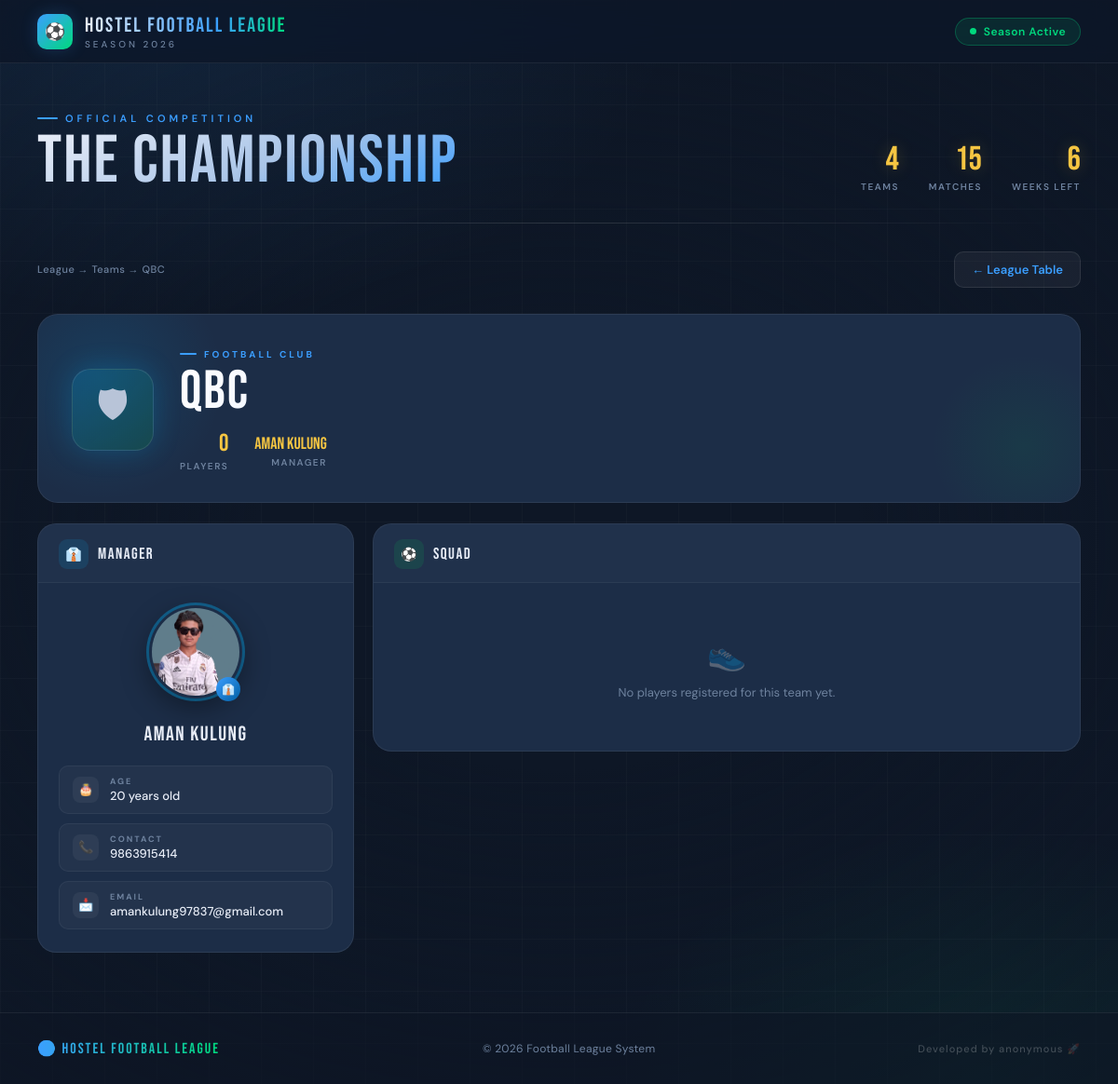
Before: /team/8/ with the older database file.
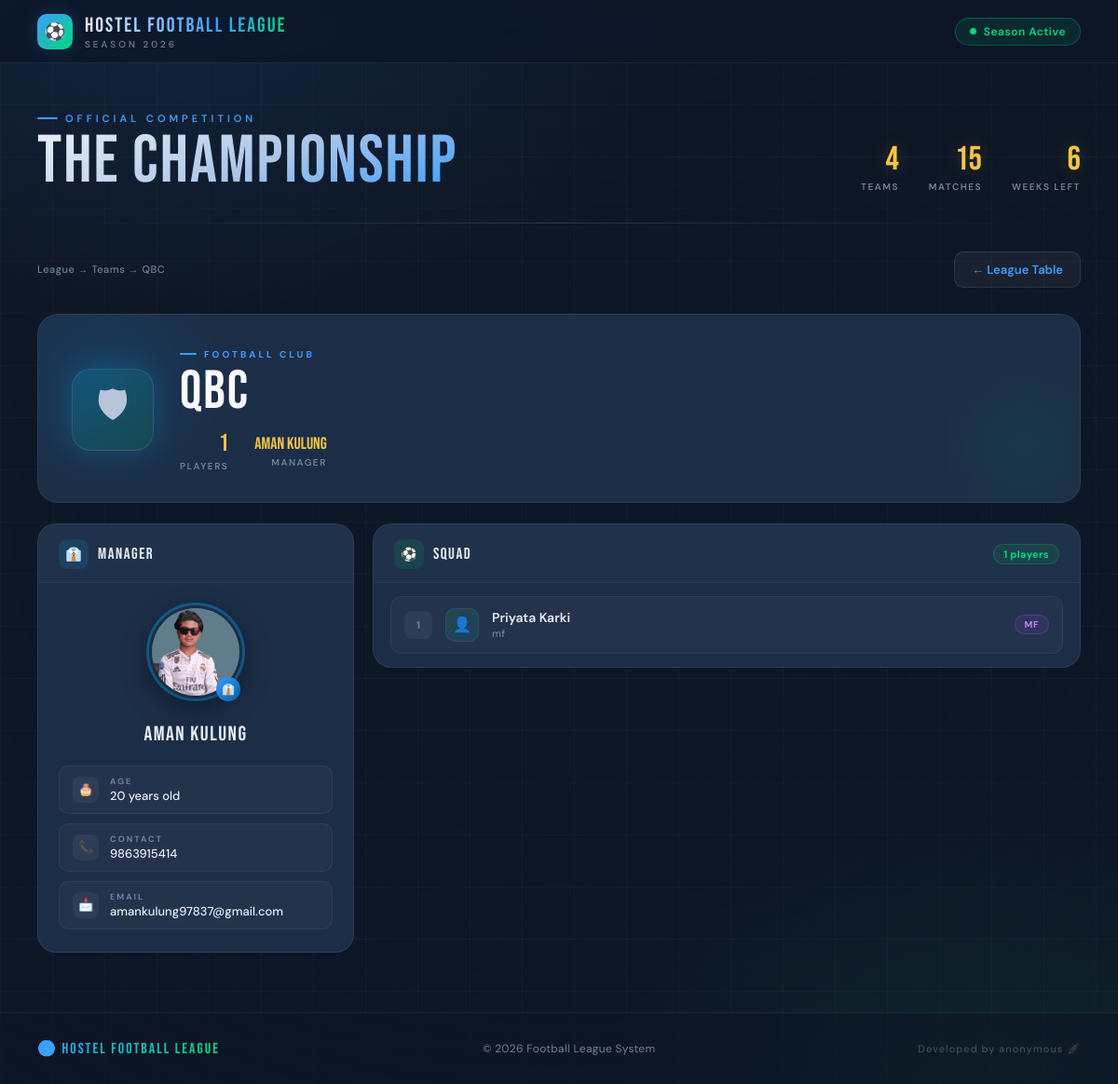
After: the same page with the newer database file.
### league/models.py (models this page shows, shortened)
class Player(models.Model):
    team = models.ForeignKey(Team, on_delete=models.CASCADE)
    name = models.CharField(max_length=100)
    position = models.CharField(max_length=50)

### league/views.py (the view)
# urls.py: path('team/<int:pk>/', views.team_detail, name='detail'),
def team_detail(request, pk):
    team = get_object_or_404(Team, id=pk)
    manager = Manager.objects.filter(team=team).first()
    players = Player.objects.filter(team=team)
    return render(request, "detail.html", {
        "team": team,
        "manager": manager,
        "players": players
    })

### league/templates/detail.html (shortened to what the changed rows need)
{% extends 'base.html' %}
{% block content %}
<div class="team-hero">
    <div class="team-hero-info">
        <div class="team-hero-stats">
            <div class="hero-stat">
                <div class="hero-stat-val">{{ players|length }}</div>
                <div class="hero-stat-label">Players</div>
            </div>
        </div>
    </div>
</div>
<div class="detail-grid">
    <div class="players-card">
        <div class="players-card-header">
            <div class="players-card-header-left">
                <div class="section-icon" style="background: rgba(0,200,83,0.12);">⚽</div>
                <div class="section-title">Squad</div>
            </div>
            {% if players %}
                <span class="player-count-badge">{{ players|length }} players</span>
            {% endif %}
        </div>
        <div class="players-list">
            {% for p in players %}
            <div class="player-item">
                <div class="player-number">{{ forloop.counter }}</div>
                <div class="player-avatar">👤</div>
                <div class="player-info">
                    <div class="player-name">{{ p.name }}</div>
                    <div class="player-position">{{ p.position }}</div>
                </div>
                <span class="position-pill
                    {% with pos=p.position|lower %}
                        {% if 'keeper' in pos or 'gk' in pos or 'goal' in pos %}pos-gk
                        {% elif 'def' in pos or 'back' in pos or 'cb' in pos or 'lb' in pos or 'rb' in pos %}pos-def
                        {% elif 'mid' in pos or 'cm' in pos or 'dm' in pos or 'am' in pos %}pos-mid
                        {% elif 'fwd' in pos or 'forward' in pos or 'striker' in pos or 'st' in pos or 'winger' in pos %}pos-fwd
                        {% else %}pos-mid{% endif %}
                    {% endwith %}
                ">{{ p.position }}</span>
            </div>
            {% empty %}
            <div class="empty-state">
                <span class="empty-icon">👟</span>
                No players registered for this team yet.
            </div>
            {% endfor %}
        </div>
    </div>
</div>
{% endblock %}

Changed rows visible on the page:
added Player: name "Priyata Karki", position "mf", position "MF"
Other visible differences:
{{ players|length }}: "0" → "1"
{{ players|length }}: (not shown) → "1"
text no longer shown: "👟 No players registered for this team yet."
text now shown: "players"
